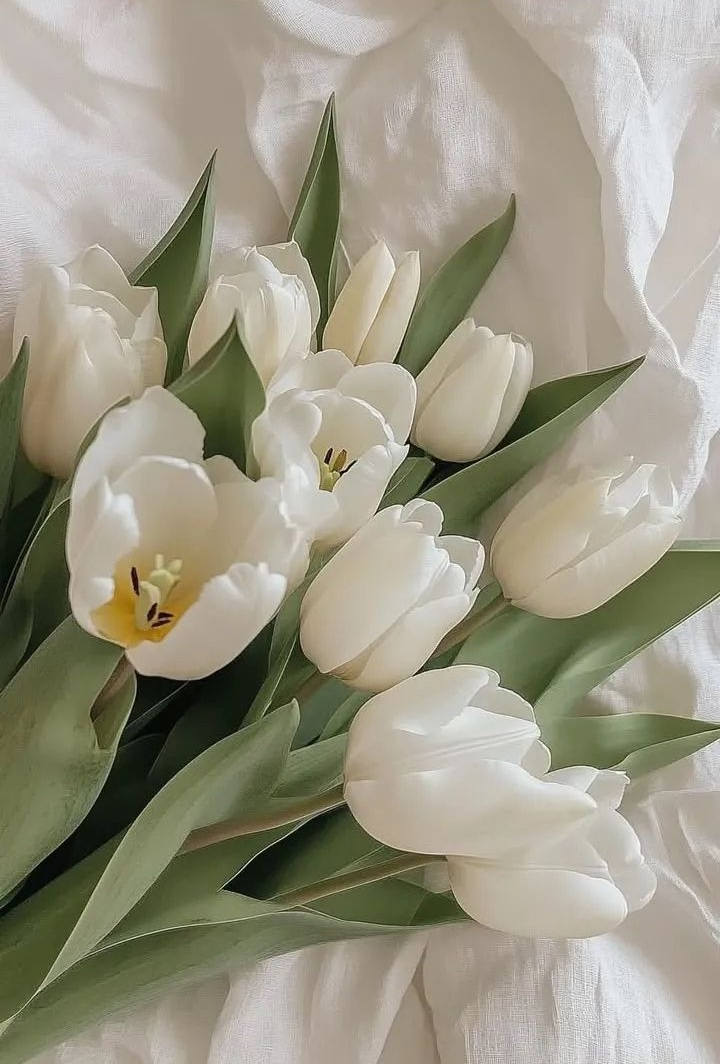
#> input picture flower.jpeg, 720 x 1064 px
$ python draw_image.py
#> lines starting #> are read from the running program, lines starting #| are printed output that depends on the picture
import turtle
import cv2
import numpy as np
import time
import random
from sklearn.cluster import KMeans

# === Load dan Resize Gambar ===
img_path = "flower.jpeg"
img = cv2.imread(img_path)
#> img is the input picture: shape (1064, 720, 3); mean B, G, R 132.8, 151.2, 155.1
img = cv2.cvtColor(img, cv2.COLOR_BGR2RGB)

# Resize
max_height = 700
scale = max_height / img.shape[0]
#> scale = 0.658
new_width = int(img.shape[1] * scale)
#> new_width = 473
new_height = int(img.shape[0] * scale)
#> new_height = 700
img = cv2.resize(img, (new_width, new_height), interpolation=cv2.INTER_AREA)
#> img: shape (700, 473, 3)

# === Outline Detection ===
gray = cv2.cvtColor(img, cv2.COLOR_RGB2GRAY)
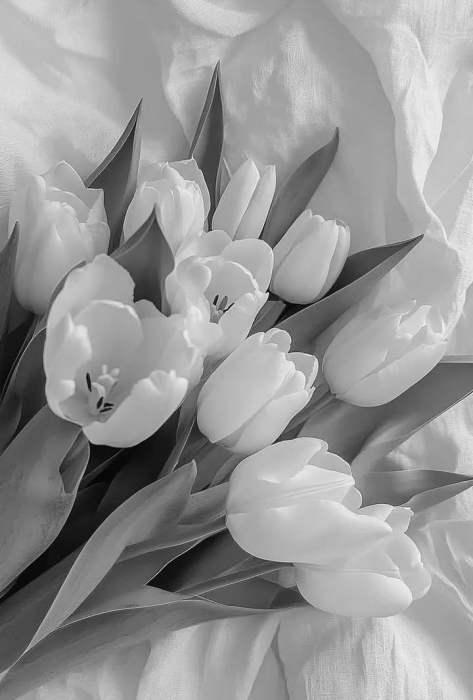
#> gray: shape (700, 473); min 4, max 249, mean 150.2
edges = cv2.Canny(gray, 50, 150)
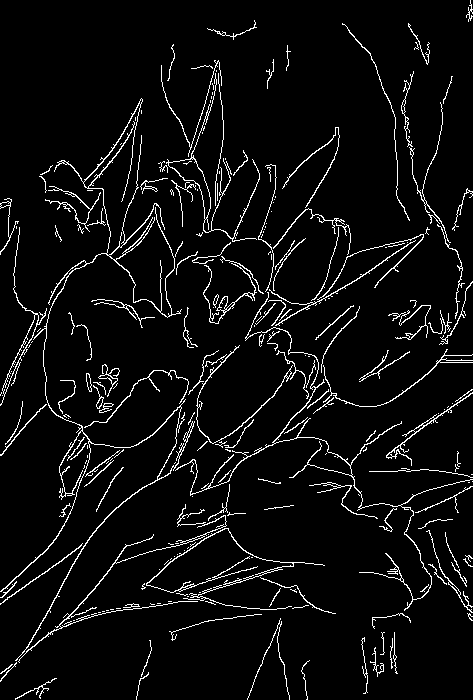
#> edges: shape (700, 473); 5.3% white in thin lines or dots

# === Segmentasi Warna untuk Background dan Objek ===
pixel_data = img.reshape((-1, 3))
k = 5
kmeans = KMeans(n_clusters=k, n_init=10)
kmeans.fit(pixel_data)
labels = kmeans.labels_.reshape((new_height, new_width))

# === Setup Turtle ===
pixel_size = 4
start_x = -new_width // 2
#> start_x = -237
start_y = new_height // 2
#> start_y = 350

#> (the run stopped early here; a loop or call above may not have finished)
